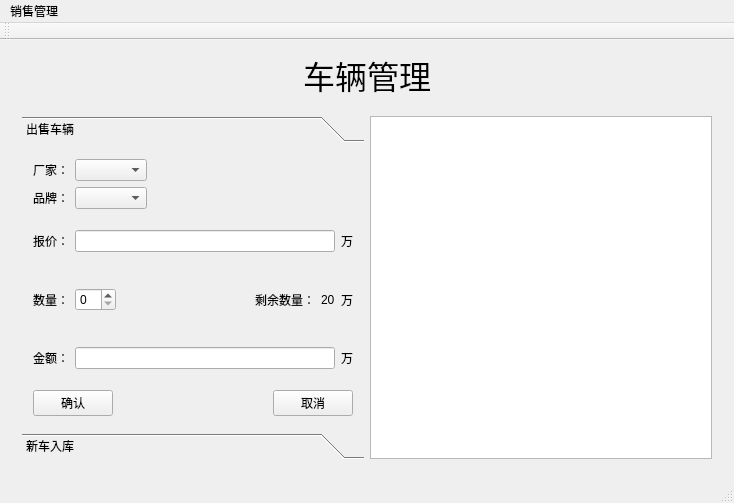
<?xml version="1.0" encoding="UTF-8"?>
<ui version="4.0">
 <class>MainWindow</class>
 <widget class="QMainWindow" name="MainWindow">
  <property name="geometry">
   <rect>
    <x>0</x>
    <y>0</y>
    <width>734</width>
    <height>503</height>
   </rect>
  </property>
  <property name="windowTitle">
   <string>MainWindow</string>
  </property>
  <widget class="QWidget" name="centralWidget">
   <property name="sizePolicy">
    <sizepolicy hsizetype="Expanding" vsizetype="Expanding">
     <horstretch>0</horstretch>
     <verstretch>0</verstretch>
    </sizepolicy>
   </property>
   <layout class="QGridLayout" name="gridLayout">
    <item row="0" column="0">
     <spacer name="horizontalSpacer">
      <property name="orientation">
       <enum>Qt::Horizontal</enum>
      </property>
      <property name="sizeHint" stdset="0">
       <size>
        <width>285</width>
        <height>20</height>
       </size>
      </property>
     </spacer>
    </item>
    <item row="0" column="2">
     <spacer name="horizontalSpacer_2">
      <property name="orientation">
       <enum>Qt::Horizontal</enum>
      </property>
      <property name="sizeHint" stdset="0">
       <size>
        <width>285</width>
        <height>20</height>
       </size>
      </property>
     </spacer>
    </item>
    <item row="1" column="0" colspan="3">
     <widget class="QStackedWidget" name="stackedWidget">
      <property name="currentIndex">
       <number>0</number>
      </property>
      <widget class="QWidget" name="car">
       <layout class="QHBoxLayout" name="horizontalLayout_7">
        <item>
         <widget class="QToolBox" name="toolBox">
          <property name="sizePolicy">
           <sizepolicy hsizetype="Expanding" vsizetype="Expanding">
            <horstretch>0</horstretch>
            <verstretch>0</verstretch>
           </sizepolicy>
          </property>
          <property name="minimumSize">
           <size>
            <width>200</width>
            <height>0</height>
           </size>
          </property>
          <property name="currentIndex">
           <number>0</number>
          </property>
          <widget class="QWidget" name="page">
           <property name="geometry">
            <rect>
             <x>0</x>
             <y>0</y>
             <width>346</width>
             <height>312</height>
            </rect>
           </property>
           <attribute name="label">
            <string>出售车辆</string>
           </attribute>
           <layout class="QVBoxLayout" name="verticalLayout">
            <item>
             <layout class="QHBoxLayout" name="horizontalLayout">
              <item>
               <widget class="QLabel" name="label_2">
                <property name="text">
                 <string>厂家：</string>
                </property>
               </widget>
              </item>
              <item>
               <widget class="QComboBox" name="cbFactory"/>
              </item>
              <item>
               <spacer name="horizontalSpacer_3">
                <property name="orientation">
                 <enum>Qt::Horizontal</enum>
                </property>
                <property name="sizeHint" stdset="0">
                 <size>
                  <width>40</width>
                  <height>20</height>
                 </size>
                </property>
               </spacer>
              </item>
             </layout>
            </item>
            <item>
             <layout class="QHBoxLayout" name="horizontalLayout_2">
              <item>
               <widget class="QLabel" name="label_3">
                <property name="text">
                 <string>品牌：</string>
                </property>
               </widget>
              </item>
              <item>
               <widget class="QComboBox" name="cbBrand"/>
              </item>
              <item>
               <spacer name="horizontalSpacer_4">
                <property name="orientation">
                 <enum>Qt::Horizontal</enum>
                </property>
                <property name="sizeHint" stdset="0">
                 <size>
                  <width>40</width>
                  <height>20</height>
                 </size>
                </property>
               </spacer>
              </item>
             </layout>
            </item>
            <item>
             <layout class="QHBoxLayout" name="horizontalLayout_3">
              <item>
               <widget class="QLabel" name="label_4">
                <property name="text">
                 <string>报价：</string>
                </property>
               </widget>
              </item>
              <item>
               <widget class="QLineEdit" name="lineEditPrice"/>
              </item>
              <item>
               <widget class="QLabel" name="label_6">
                <property name="text">
                 <string>万</string>
                </property>
               </widget>
              </item>
             </layout>
            </item>
            <item>
             <layout class="QHBoxLayout" name="horizontalLayout_4">
              <item>
               <widget class="QLabel" name="label_5">
                <property name="text">
                 <string>数量：</string>
                </property>
               </widget>
              </item>
              <item>
               <widget class="QSpinBox" name="spinBox"/>
              </item>
              <item>
               <spacer name="horizontalSpacer_6">
                <property name="orientation">
                 <enum>Qt::Horizontal</enum>
                </property>
                <property name="sizeHint" stdset="0">
                 <size>
                  <width>40</width>
                  <height>20</height>
                 </size>
                </property>
               </spacer>
              </item>
              <item>
               <widget class="QLabel" name="label_9">
                <property name="text">
                 <string>剩余数量：</string>
                </property>
               </widget>
              </item>
              <item>
               <widget class="QLabel" name="labelLast">
                <property name="text">
                 <string>20</string>
                </property>
               </widget>
              </item>
              <item>
               <widget class="QLabel" name="label_8">
                <property name="text">
                 <string>万</string>
                </property>
               </widget>
              </item>
             </layout>
            </item>
            <item>
             <layout class="QHBoxLayout" name="horizontalLayout_5">
              <item>
               <widget class="QLabel" name="label_7">
                <property name="text">
                 <string>金额：</string>
                </property>
               </widget>
              </item>
              <item>
               <widget class="QLineEdit" name="lineEditTotal"/>
              </item>
              <item>
               <widget class="QLabel" name="label_10">
                <property name="text">
                 <string>万</string>
                </property>
               </widget>
              </item>
             </layout>
            </item>
            <item>
             <layout class="QHBoxLayout" name="horizontalLayout_6">
              <item>
               <widget class="QPushButton" name="btCertain">
                <property name="text">
                 <string>确认</string>
                </property>
               </widget>
              </item>
              <item>
               <spacer name="horizontalSpacer_7">
                <property name="orientation">
                 <enum>Qt::Horizontal</enum>
                </property>
                <property name="sizeHint" stdset="0">
                 <size>
                  <width>40</width>
                  <height>20</height>
                 </size>
                </property>
               </spacer>
              </item>
              <item>
               <widget class="QPushButton" name="btCancel">
                <property name="text">
                 <string>取消</string>
                </property>
               </widget>
              </item>
             </layout>
            </item>
           </layout>
           <zorder></zorder>
           <zorder></zorder>
          </widget>
          <widget class="QWidget" name="page_2">
           <property name="geometry">
            <rect>
             <x>0</x>
             <y>0</y>
             <width>346</width>
             <height>312</height>
            </rect>
           </property>
           <attribute name="label">
            <string>新车入库</string>
           </attribute>
          </widget>
         </widget>
        </item>
        <item>
         <widget class="QTableView" name="tableView"/>
        </item>
       </layout>
      </widget>
      <widget class="QWidget" name="calc"/>
     </widget>
    </item>
    <item row="0" column="1">
     <widget class="QLabel" name="label">
      <property name="font">
       <font>
        <family>Agency FB</family>
        <pointsize>24</pointsize>
       </font>
      </property>
      <property name="text">
       <string>车辆管理</string>
      </property>
     </widget>
    </item>
   </layout>
  </widget>
  <widget class="QMenuBar" name="menuBar">
   <property name="geometry">
    <rect>
     <x>0</x>
     <y>0</y>
     <width>734</width>
     <height>23</height>
    </rect>
   </property>
   <widget class="QMenu" name="menu">
    <property name="title">
     <string>销售管理</string>
    </property>
    <addaction name="actionCar"/>
    <addaction name="actionCalc"/>
   </widget>
   <addaction name="menu"/>
  </widget>
  <widget class="QToolBar" name="mainToolBar">
   <attribute name="toolBarArea">
    <enum>TopToolBarArea</enum>
   </attribute>
   <attribute name="toolBarBreak">
    <bool>false</bool>
   </attribute>
  </widget>
  <widget class="QStatusBar" name="statusBar"/>
  <action name="actionCar">
   <property name="text">
    <string>车辆管理</string>
   </property>
  </action>
  <action name="actionCalc">
   <property name="text">
    <string>销售统计</string>
   </property>
  </action>
 </widget>
 <layoutdefault spacing="6" margin="11"/>
 <resources/>
 <connections/>
</ui>
